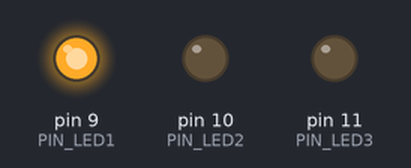
This sketch was run on a simulated Arduino Uno, built with avr-gcc and run on an emulated ATmega328P. On the bench: output pins drawn as LEDs (lit = HIGH).

Above: at 0.2 s.
At 0.7 s:
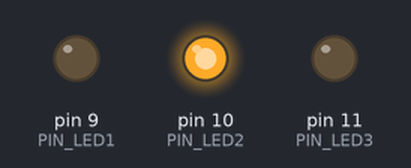
At 2.7 s:
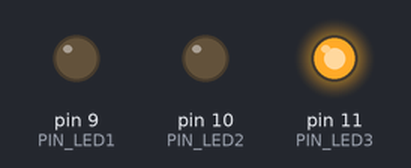
Timing chart, 0 to 3.5 s (numbered marks = the images above):
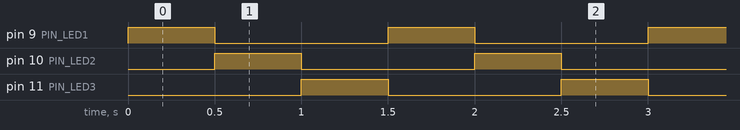

The sketch:

sketch_ej4.ino
```cpp
#define PIN_LED1 9
#define PIN_LED2 10
#define PIN_LED3 11
#define MEDIO_SEGUNDO 500

void setup() {
  pinMode(PIN_LED1, OUTPUT);
  pinMode(PIN_LED2, OUTPUT);
  pinMode(PIN_LED3, OUTPUT);
}

void loop() {

  // Primer led
  digitalWrite(PIN_LED1, HIGH);
  delay(MEDIO_SEGUNDO);
  digitalWrite(PIN_LED1, LOW);

  // Segundo led
  digitalWrite(PIN_LED2, HIGH);
  delay(MEDIO_SEGUNDO);
  digitalWrite(PIN_LED2, LOW);

  // Tercer led
  digitalWrite(PIN_LED3, HIGH);
  delay(MEDIO_SEGUNDO);
  digitalWrite(PIN_LED3, LOW);

}
```

Measured:
- by itself, pin 9 (PIN_LED1), pin 10 (PIN_LED2), pin 11 (PIN_LED3): alternates HIGH for 0.50 s and LOW for 1.0 s
- by itself, everything shown: repeats every 1.5 s, in 4 steps
